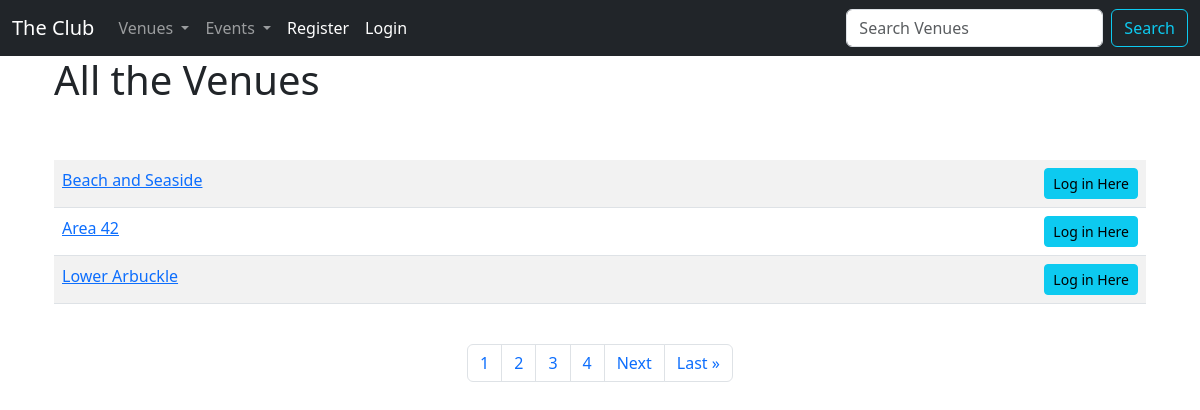
Screenshot of /list_venues with the database file from the repository.
### events/models.py (models this page shows)
class Venue(models.Model):
    name = models.CharField("Venue Name", max_length=120)
    address = models.CharField(max_length=300)
    zip_code = models.CharField("Zip Code", max_length=15)
    phone = models.CharField("Contact Phone", max_length=25, blank=True)
    web = models.URLField("Website Address", blank=True)
    email_address = models.EmailField("Email Address", blank=True)
    owner = models.IntegerField("Venue Owner", blank=False, default=1)
    venue_image = models.ImageField(null=True, blank=True, upload_to="images/")
    def __str__(self):
        return self.name

### events/views.py (the view)
# urls.py: path("list_venues", views.list_venues, name="list-venues"),
def list_venues(request):
    venue_list = Venue.objects.all()
    p = Paginator(Venue.objects.all(), 3)
    page = request.GET.get("page")
    venues = p.get_page(page)
    nums = "a" * venues.paginator.num_pages
    return render(
        request,
        "events/venues.html",
        {"venue_list": venue_list, "venues": venues, "nums": nums},
    )

### events/templates/events/venues.html (shortened to what this page needs)
{% extends 'events/base.html' %}
{% block content %}
<div class=container>
  <h1>All the Venues</h1><br>
<br/>
  <table class="table table-hover table-striped">
    {% for venue in venues %}
    <tr>
      <td> <a href="{% url 'show-venue' venue.id %}">{{ venue }}</a>
      </td>
      <td align="right">
{% if user.is_authenticated %}
        <a href="{% url 'update-venue' venue.id %}" class="btn btn-outline-info btn-sm">Update Venue</a>
      <td align="right"> <a href="{% url 'delete-venue' venue.id %}" class="btn btn-outline-danger btn-sm">Delete Venue</a>
{% else %}
<a class="btn btn-info btn-sm" href="{% url 'login' %}">Log in Here</a>
{% endif %}
      </td>
    </tr>
    {% endfor %}
  </table>
  <br/>
<nav aria-label="Page navigation example">
  <ul class="pagination justify-content-center">
{% for i in nums %}
<li class="page-item"><a class="page-link" href="?page={{ forloop.counter }}">{{ forloop.counter }}</a></li>
{% endfor %}
  {% if venues.has_next %}
  <li class="page-item"><a class="page-link" href="?page={{ venues.next_page_number }}">Next </a></li>
    <li class="page-item"><a class="page-link" href="?page={{ venues.paginator.num_pages  }}"> Last &raquo </a></li>
  {% endif %}
  </ul>
</nav>
</div>
{% endblock %}

### rows the page displays
Venue: name "Beach and Seaside"
Venue: name "Area 42"
Venue: name "Lower Arbuckle"
